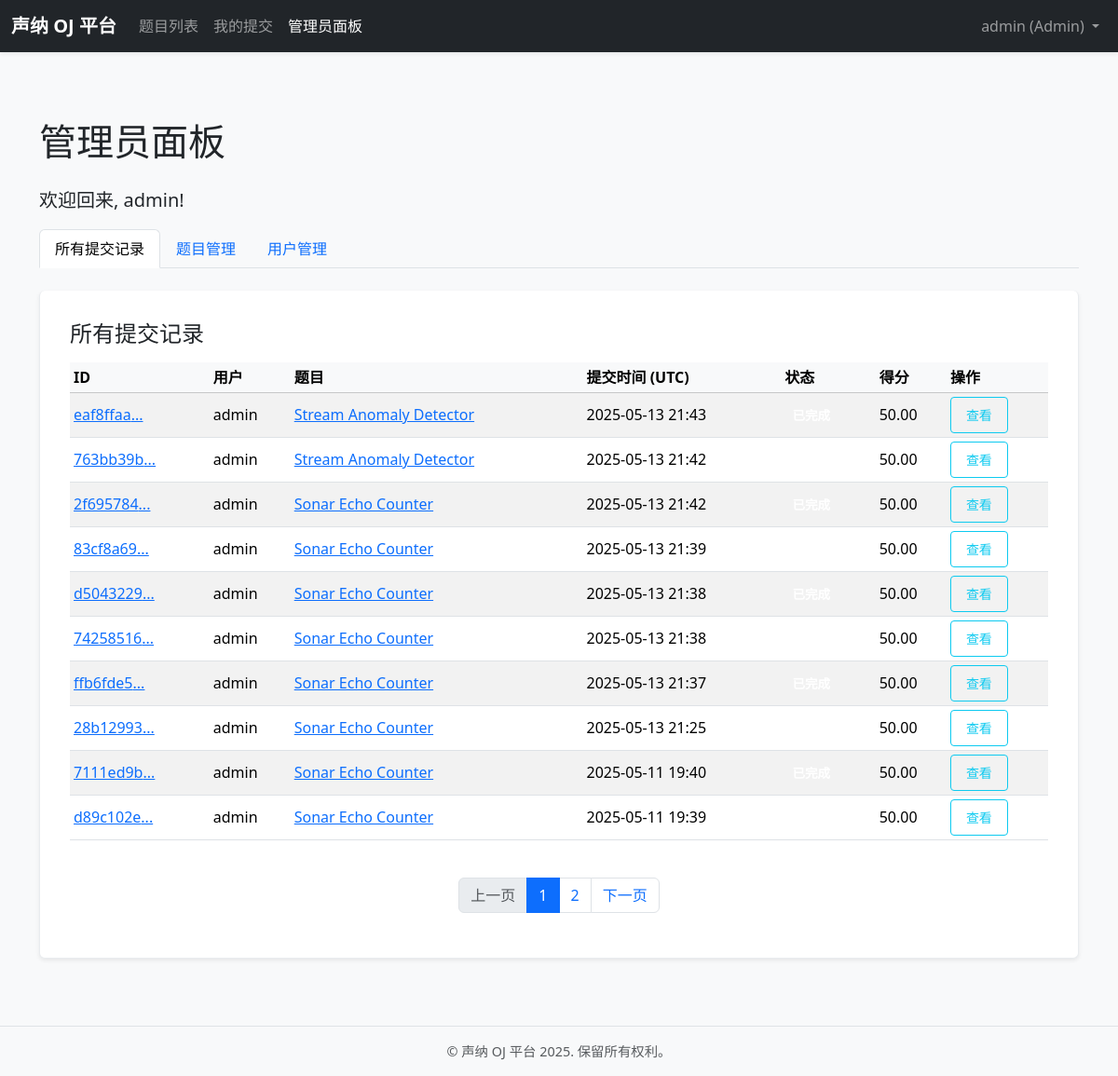
The page /admin/ (signed in) on the database its author committed.
### models.py (models this page shows, shortened)
class User(UserMixin, db.Model):
    __tablename__ = 'user'  # 明确表名
    id = db.Column(db.Integer, primary_key=True)
    username = db.Column(db.String(80), unique=True, nullable=False, index=True)
    email = db.Column(db.String(120), unique=True, nullable=False, index=True)
    password_hash = db.Column(db.String(256))  # 存储哈希后的密码
    role = db.Column(db.Enum(UserRole), default=UserRole.CONTESTANT, nullable=False)
    created_at = db.Column(db.DateTime, default=lambda: datetime.now(timezone.utc))
    submissions = db.relationship('Submission', backref='author', lazy='dynamic', cascade="all, delete-orphan")

class Submission(db.Model):
    __tablename__ = 'submission'  # 明确表名
    id = db.Column(db.String(36), primary_key=True, default=lambda: str(uuid.uuid4()))  # 使用 UUID 作为主键
    user_id = db.Column(db.Integer, db.ForeignKey('user.id'), nullable=False, index=True)
    problem_id = db.Column(db.Integer, db.ForeignKey('problem.id'), nullable=False, index=True)
    algorithm_script_filename = db.Column(db.String(255), nullable=False)  # 上传的算法脚本文件名
    submitted_at = db.Column(db.DateTime, default=lambda: datetime.now(timezone.utc), index=True)
    status = db.Column(db.Enum(SubmissionStatus), default=SubmissionStatus.PENDING, nullable=False)
    score = db.Column(db.Float, nullable=True)  # 判题得分
    log_filename = db.Column(db.String(100), nullable=True)  # 日志文件名 (例如 submission_id.log)
    actual_bandwidth_mbps = db.Column(db.Float, nullable=True)  # 本次提交实际使用的带宽
    actual_latency_ms = db.Column(db.Integer, nullable=True)  # 本次提交实际使用的延迟
    return_code = db.Column(db.Integer, nullable=True)  # 判题脚本的返回码
    detailed_results = db.Column(db.Text, nullable=True)  # JSON 字符串格式的详细评分结果

class Problem(db.Model):
    __tablename__ = 'problem'  # 明确表名
    id = db.Column(db.Integer, primary_key=True)
    title = db.Column(db.String(150), nullable=False, index=True)
    description = db.Column(db.Text, nullable=False)  # 题目描述
    dataset_identifier = db.Column(db.String(100), nullable=False)  # 数据集标识符 (例如文件名)
    default_bandwidth_mbps = db.Column(db.Float, default=10.0)  # 默认模拟带宽
    default_latency_ms = db.Column(db.Integer, default=50)  # 默认模拟延迟
    scoring_function_name = db.Column(db.String(100), nullable=False, default="default_log_scorer")  # 评分函数名
    created_at = db.Column(db.DateTime, default=lambda: datetime.now(timezone.utc), index=True)
    submissions = db.relationship('Submission', backref='problem', lazy='dynamic', cascade="all, delete-orphan")

### routes/admin.py (the view)
@admin_bp.route('/')
@admin_required
def dashboard():
    page = request.args.get('page', 1, type=int)  # 用于提交记录分页
    submissions_per_page = current_app.config.get('ADMIN_SUBMISSIONS_PER_PAGE', 10)
    all_submissions_pagination = Submission.query.order_by(Submission.submitted_at.desc()).paginate(
        page=page, per_page=submissions_per_page, error_out=False
    )
    problems_list = Problem.query.order_by(Problem.title).all()  # 获取所有题目
    users_count = User.query.count()  # 获取用户总数
    return render_template('admin/admin_dashboard.html', title='管理员面板',
                           submissions=all_submissions_pagination, problems=problems_list, users_count=users_count)

### routes/admin.py (called while the page is built)
def admin_required(f):
    @wraps(f)
    @login_required
    def decorated_function(*args, **kwargs):
        if not current_user.is_authenticated or current_user.role != UserRole.ADMIN:
            flash("您没有权限访问此页面。请以管理员身份登录。", "danger")
            return redirect(url_for('main.index'))
        return f(*args, **kwargs)
    return decorated_function

### templates/admin/admin_dashboard.html (shortened to what this page needs)
{% extends "_base.html" %}
{% block content %}
<h1 class="mb-4">管理员面板</h1>
<p class="lead">欢迎回来, {{ current_user.username }}!</p>
<ul class="nav nav-tabs mb-3" id="adminTab" role="tablist">
  <li class="nav-item" role="presentation">
    <button class="nav-link active" id="submissions-tab-btn" data-bs-toggle="tab" data-bs-target="#submissions-panel" type="button" role="tab" aria-controls="submissions-panel" aria-selected="true">所有提交记录</button>
  </li>
  <li class="nav-item" role="presentation">
    <button class="nav-link" id="problems-tab-btn" data-bs-toggle="tab" data-bs-target="#problems-panel" type="button" role="tab" aria-controls="problems-panel" aria-selected="false">题目管理</button>
  </li>
  <li class="nav-item" role="presentation">
    <button class="nav-link" id="users-tab-btn" data-bs-toggle="tab" data-bs-target="#users-panel" type="button" role="tab" aria-controls="users-panel" aria-selected="false">用户管理</button>
  </li>
</ul>
<div class="tab-content card card-body border-top-0 shadow-sm" id="adminTabContent">
  <div class="tab-pane fade show active p-3" id="submissions-panel" role="tabpanel" aria-labelledby="submissions-tab-btn">
    <h4 class="mb-3">所有提交记录</h4>
    {% if submissions.items %}
    <div class="table-responsive">
        <table class="table table-sm table-hover align-middle table-striped">
            <thead class="table-light">
                <tr><th>ID</th><th>用户</th><th>题目</th><th>提交时间 (UTC)</th><th>状态</th><th>得分</th><th>操作</th></tr>
            </thead>
            <tbody>
            {% for sub in submissions.items %}
                <tr>
                    <td><a href="{{ url_for('submission.detail', submission_id=sub.id) }}">{{ sub.id[:8] }}...</a></td>
                    <td>{{ sub.author.username }}</td>
                    <td><a href="{{ url_for('problem.detail', problem_id=sub.problem.id) }}">{{ sub.problem.title }}</a></td>
                    <td>{{ sub.submitted_at.strftime('%Y-%m-%d %H:%M') }}</td>
                    <td><span class="badge bg-{{ sub.status.name | lower }}">{{ sub.status.value }}</span></td>
                    <td>{{ "%.2f"|format(sub.score) if sub.score is not none else 'N/A' }}</td>
                    <td><a href="{{ url_for('submission.detail', submission_id=sub.id) }}" class="btn btn-sm btn-outline-info">查看</a></td>
                </tr>
            {% endfor %}
            </tbody>
        </table>
    </div>
        {% if submissions.total > submissions.per_page %}
        <nav aria-label="所有提交记录分页" class="mt-4">
            <ul class="pagination justify-content-center">
                <li class="page-item {% if not submissions.has_prev %}disabled{% endif %}">
                    <a class="page-link" href="{{ url_for('admin.dashboard', page=submissions.prev_num if submissions.has_prev else 1) }}">上一页</a>
                </li>
                {% for page_num in submissions.iter_pages(left_edge=1, right_edge=1, left_current=1, right_current=2) %}
                    {% if page_num %}
                        <li class="page-item {% if page_num == submissions.page %}active{% endif %}">
                            <a class="page-link" href="{{ url_for('admin.dashboard', page=page_num) }}">{{ page_num }}</a>
                        </li>
                    {% else %}
                        <li class="page-item disabled"><span class="page-link">…</span></li>
                    {% endif %}
                {% endfor %}
                <li class="page-item {% if not submissions.has_next %}disabled{% endif %}">
                    <a class="page-link" href="{{ url_for('admin.dashboard', page=submissions.next_num if submissions.has_next else submissions.pages) }}">下一页</a>
                </li>
            </ul>
        </nav>
        {% endif %}
    {% else %}
        <p class="text-muted">系统中还没有任何提交记录。</p>
    {% endif %}
  </div>
</div>
{% endblock %}

### templates/_base.html (shortened to what this page needs)
<!doctype html>
<html lang="zh-CN">
<head>
    <link href="https://cdn.jsdelivr.net/npm/bootstrap@5.3.3/dist/css/bootstrap.min.css" rel="stylesheet"
>
    <link rel="stylesheet" href="{{ url_for('static', filename='style.css') }}">
</head>
<body class="d-flex flex-column min-vh-100">
    <nav class="navbar navbar-expand-lg navbar-dark bg-dark mb-4 sticky-top shadow-sm">
        <div class="container-fluid">
            <a class="navbar-brand fw-bold" href="{{ url_for('main.index') }}">声纳 OJ 平台</a>
            <div class="collapse navbar-collapse" id="navbarNav">
                <ul class="navbar-nav me-auto mb-2 mb-lg-0">
                    <li class="nav-item">
                        <a class="nav-link {% if request.endpoint == 'main.index' %}active{% endif %}" aria-current="page" href="{{ url_for('main.index') }}">题目列表</a>
                    </li>
                    {% if current_user.is_authenticated %}
                    <li class="nav-item">
                        <a class="nav-link {% if request.endpoint == 'submission.list_my_submissions' %}active{% endif %}" href="{{ url_for('submission.list_my_submissions') }}">我的提交</a>
                    </li>
                    {% if current_user.role == UserRole.ADMIN %}
                    <li class="nav-item">
                        <a class="nav-link {% if request.endpoint and request.endpoint.startswith('admin.') %}active{% endif %}" href="{{ url_for('admin.dashboard') }}">管理员面板</a>
                    </li>
                    {% endif %}
                    {% endif %}
                </ul>
                <ul class="navbar-nav">
                    {% if current_user.is_authenticated %}
                        <li class="nav-item dropdown">
                          <a class="nav-link dropdown-toggle" href="#" id="navbarUserDropdown" role="button" data-bs-toggle="dropdown" aria-expanded="false">
                            {{ current_user.username }} ({{ current_user.role.value|capitalize }})
                          </a>
                        </li>
                    {% endif %}
                </ul>
            </div>
        </div>
    </nav>
    <main class="container mt-4 mb-5 flex-grow-1">
        {% block content %}{% endblock %}
    </main>
    <footer class="container-fluid bg-light text-center py-3 border-top">
        <p class="mb-0 text-muted">&copy; 声纳 OJ 平台 {{ now.year if now else '2025' }}. 保留所有权利。</p>
    </footer>
</body>
</html>

### static/style.css (style rules this page uses)
body { display: flex; flex-direction: column; min-height: 100vh; background-color: #f8f9fa; }
main.container { flex: 1; padding-top: 1.5rem; padding-bottom: 1.5rem; }
.navbar { box-shadow: 0 0.125rem 0.25rem rgba(0, 0, 0, 0.075); }
.navbar-brand { font-weight: bold; }
.card { margin-top: 1.5rem; border: 1px solid #e9ecef; box-shadow: 0 0.125rem 0.25rem rgba(0, 0, 0, 0.075); }
.table th, .table td { vertical-align: middle; }
.badge { font-size: 0.85em; padding: 0.4em 0.6em; }
.btn { border-radius: 0.25rem; padding: 0.5rem 1rem; }
footer { padding: 1.5rem 0; font-size: 0.9em; }

### rows shown on the page
User: username "admin", role.value "Admin"
Submission: id "eaf8ffaa", author.username "admin", problem "Stream Anomaly Detector", submitted_at "2025-05-13 21:43", score "50.00"
Submission: id "763bb39b", author.username "admin", problem "Stream Anomaly Detector", submitted_at "2025-05-13 21:42", score "50.00"
Submission: id "2f695784", author.username "admin", problem "Sonar Echo Counter", submitted_at "2025-05-13 21:42", score "50.00"
Submission: id "83cf8a69", author.username "admin", problem "Sonar Echo Counter", submitted_at "2025-05-13 21:39", score "50.00"
Submission: id "d5043229", author.username "admin", problem "Sonar Echo Counter", submitted_at "2025-05-13 21:38", score "50.00"
Submission: id "74258516", author.username "admin", problem "Sonar Echo Counter", submitted_at "2025-05-13 21:38", score "50.00"
Submission: id "ffb6fde5", author.username "admin", problem "Sonar Echo Counter", submitted_at "2025-05-13 21:37", score "50.00"
Submission: id "28b12993", author.username "admin", problem "Sonar Echo Counter", submitted_at "2025-05-13 21:25", score "50.00"
Submission: id "7111ed9b", author.username "admin", problem "Sonar Echo Counter", submitted_at "2025-05-11 19:40", score "50.00"
Submission: id "d89c102e", author.username "admin", problem "Sonar Echo Counter", submitted_at "2025-05-11 19:39", score "50.00"

### other values the page prints
{{ page_num }} "1" "2"
